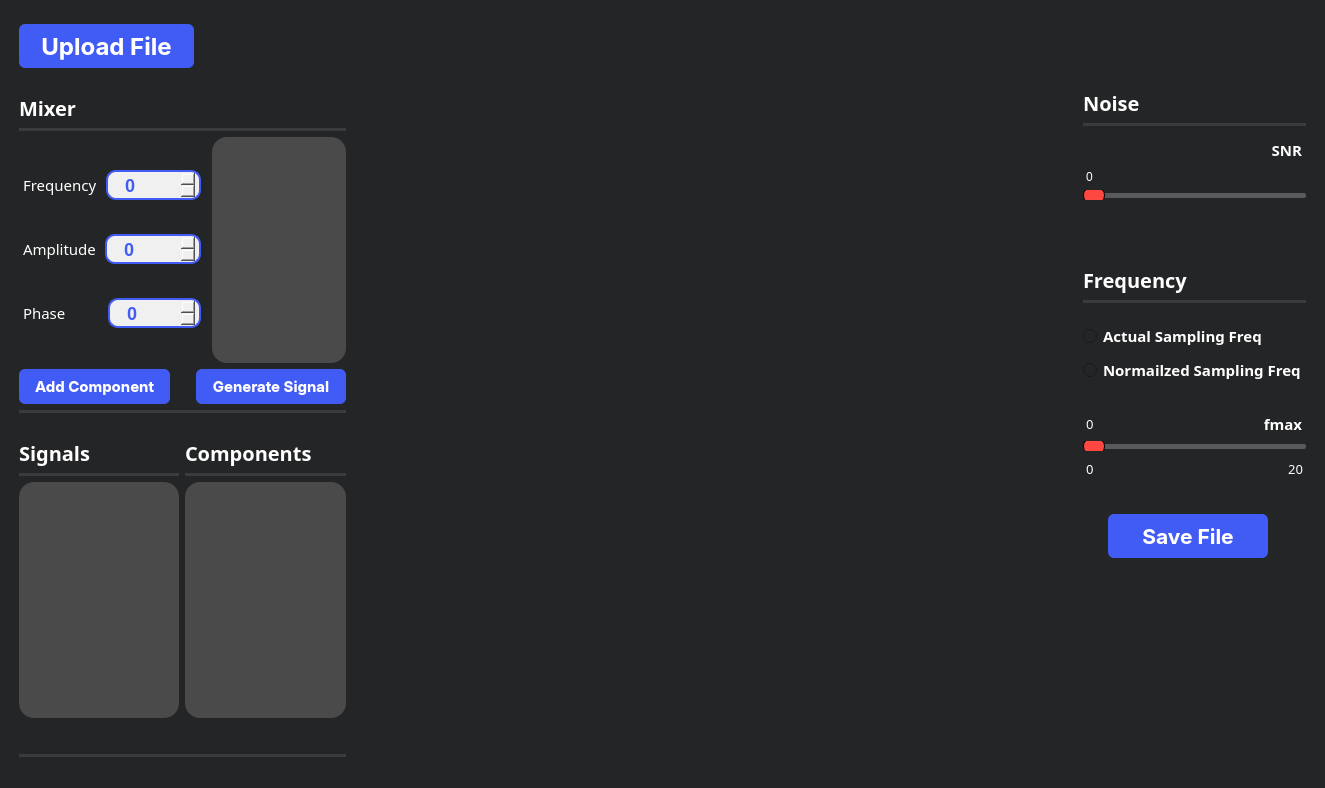
<?xml version="1.0" encoding="UTF-8"?>
<ui version="4.0">
 <class>MainWindow</class>
 <widget class="QMainWindow" name="MainWindow">
  <property name="geometry">
   <rect>
    <x>0</x>
    <y>0</y>
    <width>1325</width>
    <height>788</height>
   </rect>
  </property>
  <property name="windowTitle">
   <string>MainWindow</string>
  </property>
  <property name="styleSheet">
   <string notr="true">background-color: #242526;</string>
  </property>
  <widget class="QWidget" name="centralwidget">
   <layout class="QGridLayout" name="gridLayout">
    <item row="0" column="0">
     <layout class="QHBoxLayout" name="horizontalLayout_9" stretch="2,0,4,0,0">
      <item>
       <layout class="QVBoxLayout" name="verticalLayout_5">
        <property name="leftMargin">
         <number>10</number>
        </property>
        <property name="topMargin">
         <number>15</number>
        </property>
        <property name="rightMargin">
         <number>0</number>
        </property>
        <item>
         <widget class="QPushButton" name="uploadButton">
          <property name="sizePolicy">
           <sizepolicy hsizetype="Maximum" vsizetype="Fixed">
            <horstretch>0</horstretch>
            <verstretch>0</verstretch>
           </sizepolicy>
          </property>
          <property name="font">
           <font>
            <family>-apple-system</family>
            <pointsize>18</pointsize>
            <bold>true</bold>
           </font>
          </property>
          <property name="styleSheet">
           <string notr="true">QPushButton{
  appearance: button;
  backface-visibility: hidden;
  background-color: #405cf5;
  border-radius: 6px;
  border-width: 0;
  box-shadow: rgba(50, 50, 93, .1) 0 0 0 1px inset,rgba(50, 50, 93, .1) 0 2px 5px 0,rgba(0, 0, 0, .07) 0 1px 1px 0;
  box-sizing: border-box;
  color: #fff;
  cursor: pointer;
  font-family: -apple-system,system-ui,&quot;Segoe UI&quot;,Roboto,&quot;Helvetica Neue&quot;,Ubuntu,sans-serif;
  font-size: 100%;
  height: 44px;
  line-height: 1.15;

  outline: none;
  overflow: hidden;
  padding: 0 10px;
  position: relative;
  text-align: center;
  text-transform: none;
  transform: translateZ(0);
  transition: all .2s,box-shadow .08s ease-in;
  touch-action: manipulation;
  width:155px;
}
QPushButton:hover{
background-color: #283999;
}
QPushButton:pressed{
background-color: #1c2973;
}
</string>
          </property>
          <property name="text">
           <string>Upload File</string>
          </property>
          <property name="icon">
           <iconset resource="resources.qrc">
            <normaloff>:/Icons/Icons/upload-square-svgrepo-com.png</normaloff>:/Icons/Icons/upload-square-svgrepo-com.png</iconset>
          </property>
          <property name="iconSize">
           <size>
            <width>25</width>
            <height>25</height>
           </size>
          </property>
         </widget>
        </item>
        <item>
         <spacer name="verticalSpacer_7">
          <property name="orientation">
           <enum>Qt::Vertical</enum>
          </property>
          <property name="sizeType">
           <enum>QSizePolicy::Maximum</enum>
          </property>
          <property name="sizeHint" stdset="0">
           <size>
            <width>20</width>
            <height>20</height>
           </size>
          </property>
         </spacer>
        </item>
        <item>
         <layout class="QVBoxLayout" name="verticalLayout_2">
          <item>
           <widget class="QLabel" name="mixer">
            <property name="font">
             <font>
              <family>Overpass Black</family>
              <pointsize>-1</pointsize>
              <bold>true</bold>
             </font>
            </property>
            <property name="styleSheet">
             <string notr="true">color:white;
font-size:20px;
margin: 0 0 ;</string>
            </property>
            <property name="text">
             <string>Mixer</string>
            </property>
           </widget>
          </item>
          <item>
           <widget class="Line" name="line_11">
            <property name="styleSheet">
             <string notr="true">/* Line style */

  /* Set the width of the line */
  width: 20px;

  /* Set the height of the line */
  height: 5px;

  /* Set the background color of the line */
  background-color: #3a3b3c;

  /* Set the border of the line */
  border: 10px;

  /* Set the border radius of the line */
  border-radius:5px;

	margin: 0 0 0px 0;



</string>
            </property>
            <property name="orientation">
             <enum>Qt::Horizontal</enum>
            </property>
           </widget>
          </item>
          <item>
           <layout class="QHBoxLayout" name="horizontalLayout_8" stretch="2,2">
            <property name="rightMargin">
             <number>0</number>
            </property>
            <item>
             <layout class="QVBoxLayout" name="verticalLayout" stretch="0,0,0">
              <property name="spacing">
               <number>0</number>
              </property>
              <item>
               <layout class="QHBoxLayout" name="horizontalLayout" stretch="0,0">
                <item>
                 <widget class="QLabel" name="Frequency">
                  <property name="sizePolicy">
                   <sizepolicy hsizetype="Maximum" vsizetype="Maximum">
                    <horstretch>0</horstretch>
                    <verstretch>0</verstretch>
                   </sizepolicy>
                  </property>
                  <property name="font">
                   <font>
                    <family>Overpass SemiBold</family>
                    <pointsize>11</pointsize>
                    <bold>false</bold>
                    <kerning>true</kerning>
                   </font>
                  </property>
                  <property name="styleSheet">
                   <string notr="true">color:white;
font-weight:10000px;
margin: 5px 0 ;</string>
                  </property>
                  <property name="text">
                   <string>Frequency</string>
                  </property>
                 </widget>
                </item>
                <item>
                 <widget class="QSpinBox" name="freqSpinBox">
                  <property name="enabled">
                   <bool>true</bool>
                  </property>
                  <property name="styleSheet">
                   <string notr="true">/* QSpinBox */
QSpinBox {
    background-color: #f0f0f0; /* Light background color */
    color: #405cf5; /* Dark text color */
    border: 2px solid #405cf5; /* Add a border for a modern look */
    border-radius: 10px; /* Slightly rounder corners */
    padding: 3px 8px; /* Increase padding for spacing */
	padding-left: 15px;
	margin: 0 5px;
    font-weight: bold;
    font-size: 18px; /* Adjust font size */
    text-align: center;
	height:20px; 
width: 50px;
}

/* QSpinBox Up Button (on the right) */
QSpinBox::up-button {
	
	image: url(Icons/plus-circle.png);
    border-radius: 50%; /* Round button corners */
    width: 25px;
    height: 25px;
    subcontrol-position: right; /* Place the up-button on the right */
}

/* QSpinBox Down Button (on the left) */
QSpinBox::down-button {
	
	image: url(Icons/minus-circle.png);
    border-radius: 5px; /* Round button corners */
    width: 25px;
    height: 25px;
    subcontrol-position: left; /* Place the down-button on the left */
}

QSpinBox::up-button:hover, QSpinBox::down-button:hover {
    background-color: #9fadfa; /* Change button color on hover */
	 border-radius: 10px;
}
</string>
                  </property>
                 </widget>
                </item>
               </layout>
              </item>
              <item>
               <layout class="QHBoxLayout" name="horizontalLayout_6">
                <item>
                 <widget class="QLabel" name="Amplitude">
                  <property name="sizePolicy">
                   <sizepolicy hsizetype="Maximum" vsizetype="Maximum">
                    <horstretch>0</horstretch>
                    <verstretch>0</verstretch>
                   </sizepolicy>
                  </property>
                  <property name="font">
                   <font>
                    <family>Overpass SemiBold</family>
                    <pointsize>11</pointsize>
                    <bold>false</bold>
                   </font>
                  </property>
                  <property name="styleSheet">
                   <string notr="true">color:white;
font-weight:10000px;
margin: 5px 0 ;</string>
                  </property>
                  <property name="text">
                   <string>Amplitude</string>
                  </property>
                 </widget>
                </item>
                <item>
                 <widget class="QSpinBox" name="ampSpinBox">
                  <property name="enabled">
                   <bool>true</bool>
                  </property>
                  <property name="styleSheet">
                   <string notr="true">/* QSpinBox */
QSpinBox {
    background-color: #f0f0f0; /* Light background color */
    color: #405cf5; /* Dark text color */
    border: 2px solid #405cf5; /* Add a border for a modern look */
    border-radius: 10px; /* Slightly rounder corners */
    padding: 3px 8px; /* Increase padding for spacing */
	padding-left: 15px;
	margin: 0 5px;
    font-weight: bold;
    font-size: 18px; /* Adjust font size */
    text-align: center;
	height:20px; 
width: 50px;
}

/* QSpinBox Up Button (on the right) */
QSpinBox::up-button {
	
	image: url(Icons/plus-circle.png);
    border-radius: 50%; /* Round button corners */
    width: 25px;
    height: 25px;
    subcontrol-position: right; /* Place the up-button on the right */
}

/* QSpinBox Down Button (on the left) */
QSpinBox::down-button {
	
	image: url(Icons/minus-circle.png);
    border-radius: 5px; /* Round button corners */
    width: 25px;
    height: 25px;
    subcontrol-position: left; /* Place the down-button on the left */
}

QSpinBox::up-button:hover, QSpinBox::down-button:hover {
    background-color: #9fadfa; /* Change button color on hover */
	 border-radius: 10px;
}
</string>
                  </property>
                 </widget>
                </item>
               </layout>
              </item>
              <item>
               <layout class="QHBoxLayout" name="horizontalLayout_7">
                <property name="spacing">
                 <number>33</number>
                </property>
                <item>
                 <widget class="QLabel" name="Phase">
                  <property name="sizePolicy">
                   <sizepolicy hsizetype="Maximum" vsizetype="Maximum">
                    <horstretch>0</horstretch>
                    <verstretch>0</verstretch>
                   </sizepolicy>
                  </property>
                  <property name="font">
                   <font>
                    <family>Overpass SemiBold</family>
                    <pointsize>11</pointsize>
                    <bold>false</bold>
                   </font>
                  </property>
                  <property name="styleSheet">
                   <string notr="true">color:white;
font-weight:10000px;
margin: 5px 0 ;</string>
                  </property>
                  <property name="text">
                   <string>Phase</string>
                  </property>
                 </widget>
                </item>
                <item>
                 <widget class="QSpinBox" name="phaseSpinBox">
                  <property name="enabled">
                   <bool>true</bool>
                  </property>
                  <property name="styleSheet">
                   <string notr="true">/* QSpinBox */
QSpinBox {
    background-color: #f0f0f0; /* Light background color */
    color: #405cf5; /* Dark text color */
    border: 2px solid #405cf5; /* Add a border for a modern look */
    border-radius: 10px; /* Slightly rounder corners */
    padding: 3px 8px; /* Increase padding for spacing */
	padding-left: 15px;
	margin: 0 5px;
    font-weight: bold;
    font-size: 18px; /* Adjust font size */
    text-align: center;
	height:20px; 
width: 50px;
}

/* QSpinBox Up Button (on the right) */
QSpinBox::up-button {
	
	image: url(Icons/plus-circle.png);
    border-radius: 50%; /* Round button corners */
    width: 25px;
    height: 25px;
    subcontrol-position: right; /* Place the up-button on the right */
}

/* QSpinBox Down Button (on the left) */
QSpinBox::down-button {
	
	image: url(Icons/minus-circle.png);
    border-radius: 5px; /* Round button corners */
    width: 25px;
    height: 25px;
    subcontrol-position: left; /* Place the down-button on the left */
}

QSpinBox::up-button:hover, QSpinBox::down-button:hover {
    background-color: #9fadfa; /* Change button color on hover */
	 border-radius: 10px;
}
</string>
                  </property>
                 </widget>
                </item>
               </layout>
              </item>
             </layout>
            </item>
            <item>
             <widget class="QListWidget" name="attrList">
              <property name="styleSheet">
               <string notr="true">QListWidget {
    background-color: #4a4a4a; /* Background color of the list widget */
    /*border: 1px solid #c0c0c0; /* Border color and width */
    padding: 5px; /* Padding around the list items */
	border-radius: 15px;
}

QListWidget::item {
    background-color: #4a4a4a; /* Background color of each list item */
    padding: 5px; /* Padding inside each list item */
    border-bottom: 1px solid #c0c0c0; /* Separator between list items */
    border-radius: 15px; /* Border radius for rounded corners */
	color: #ffffff;
}


QListWidget::item:selected {
    background-color: #3399ff; /* Background color of selected item */
    color: #ffffff; /* Text color of selected item */
}

QListWidget::item:hover {
    background-color: #e0e0e0; /* Background color when hovering over an item */
}
</string>
              </property>
             </widget>
            </item>
           </layout>
          </item>
          <item>
           <layout class="QHBoxLayout" name="horizontalLayout_2">
            <item>
             <widget class="QPushButton" name="addComponent">
              <property name="font">
               <font>
                <family>-apple-system</family>
                <pointsize>11</pointsize>
                <bold>true</bold>
               </font>
              </property>
              <property name="styleSheet">
               <string notr="true">QPushButton{
  appearance: button;
  backface-visibility: hidden;
  background-color: #405cf5;
  border-radius: 6px;
  border-width: 0;
  box-shadow: rgba(50, 50, 93, .1) 0 0 0 1px inset,rgba(50, 50, 93, .1) 0 2px 5px 0,rgba(0, 0, 0, .07) 0 1px 1px 0;
  box-sizing: border-box;
  color: #fff;
  cursor: pointer;
  font-family: -apple-system,system-ui,&quot;Segoe UI&quot;,Roboto,&quot;Helvetica Neue&quot;,Ubuntu,sans-serif;
  font-size: 100%;
  height: 35px;
  line-height: 1.15;

  outline: none;
  overflow: hidden;
  padding: 0 5px;
  position: relative;
  text-align: center;
  text-transform: none;
  transform: translateZ(0);
  transition: all .2s,box-shadow .08s ease-in;
  touch-action: manipulation;
  width:100px;
}
QPushButton:hover{
background-color: #283999;
}
QPushButton:pressed{
background-color: #1c2973;
}
</string>
              </property>
              <property name="text">
               <string>Add Component</string>
              </property>
             </widget>
            </item>
            <item>
             <spacer name="horizontalSpacer_3">
              <property name="orientation">
               <enum>Qt::Horizontal</enum>
              </property>
              <property name="sizeType">
               <enum>QSizePolicy::Maximum</enum>
              </property>
              <property name="sizeHint" stdset="0">
               <size>
                <width>20</width>
                <height>22</height>
               </size>
              </property>
             </spacer>
            </item>
            <item>
             <widget class="QPushButton" name="GenerateButton">
              <property name="font">
               <font>
                <family>-apple-system</family>
                <pointsize>11</pointsize>
                <bold>true</bold>
               </font>
              </property>
              <property name="styleSheet">
               <string notr="true">QPushButton{
  appearance: button;
  backface-visibility: hidden;
  background-color: #405cf5;
  border-radius: 6px;
  border-width: 0;
  box-shadow: rgba(50, 50, 93, .1) 0 0 0 1px inset,rgba(50, 50, 93, .1) 0 2px 5px 0,rgba(0, 0, 0, .07) 0 1px 1px 0;
  box-sizing: border-box;
  color: #fff;
  cursor: pointer;
  font-family: -apple-system,system-ui,&quot;Segoe UI&quot;,Roboto,&quot;Helvetica Neue&quot;,Ubuntu,sans-serif;
  font-size: 100%;
  height: 35px;
  line-height: 1.15;

  outline: none;
  overflow: hidden;
  padding: 0 5px;
  position: relative;
  text-align: center;
  text-transform: none;
  transform: translateZ(0);
  transition: all .2s,box-shadow .08s ease-in;
  touch-action: manipulation;
  width:100px;
}
QPushButton:hover{
background-color: #283999;
}
QPushButton:pressed{
background-color: #1c2973;
}
</string>
              </property>
              <property name="text">
               <string>Generate Signal</string>
              </property>
             </widget>
            </item>
           </layout>
          </item>
         </layout>
        </item>
        <item>
         <widget class="Line" name="line_7">
          <property name="styleSheet">
           <string notr="true">/* Line style */

  /* Set the width of the line */
  width: 20px;

  /* Set the height of the line */
  height: 5px;

  /* Set the background color of the line */
  background-color: #3a3b3c;

  /* Set the border of the line */
  border: 10px;

  /* Set the border radius of the line */
  border-radius:5px;



</string>
          </property>
          <property name="orientation">
           <enum>Qt::Horizontal</enum>
          </property>
         </widget>
        </item>
        <item>
         <spacer name="verticalSpacer_9">
          <property name="orientation">
           <enum>Qt::Vertical</enum>
          </property>
          <property name="sizeType">
           <enum>QSizePolicy::Maximum</enum>
          </property>
          <property name="sizeHint" stdset="0">
           <size>
            <width>20</width>
            <height>20</height>
           </size>
          </property>
         </spacer>
        </item>
        <item>
         <layout class="QHBoxLayout" name="horizontalLayout_3">
          <item>
           <layout class="QVBoxLayout" name="verticalLayout_7">
            <item>
             <widget class="QLabel" name="Signals">
              <property name="font">
               <font>
                <family>Overpass Black</family>
                <pointsize>-1</pointsize>
                <bold>true</bold>
               </font>
              </property>
              <property name="styleSheet">
               <string notr="true">color:white;
font-size:20px;
margin: 0 0 ;</string>
              </property>
              <property name="text">
               <string>Signals</string>
              </property>
             </widget>
            </item>
            <item>
             <widget class="Line" name="line_12">
              <property name="styleSheet">
               <string notr="true">/* Line style */

  /* Set the width of the line */
  width: 20px;

  /* Set the height of the line */
  height: 5px;

  /* Set the background color of the line */
  background-color: #3a3b3c;

  /* Set the border of the line */
  border: 10px;

  /* Set the border radius of the line */
  border-radius:5px;

	margin: 0 0 0px 0;



</string>
              </property>
              <property name="orientation">
               <enum>Qt::Horizontal</enum>
              </property>
             </widget>
            </item>
            <item>
             <widget class="QListWidget" name="signalsList">
              <property name="styleSheet">
               <string notr="true">QListWidget {
    background-color: #4a4a4a; /* Background color of the list widget */
    /*border: 1px solid #c0c0c0; /* Border color and width */
    padding: 5px; /* Padding around the list items */
	border-radius: 15px;
}

QListWidget::item {
    background-color: #4a4a4a; /* Background color of each list item */
    padding: 5px; /* Padding inside each list item */
    border-bottom: 1px solid #c0c0c0; /* Separator between list items */
    border-radius: 15px; /* Border radius for rounded corners */
	color: #ffffff;
}


QListWidget::item:selected {
    background-color: #3399ff; /* Background color of selected item */
    color: #ffffff; /* Text color of selected item */
}

QListWidget::item:hover {
    background-color: #e0e0e0; /* Background color when hovering over an item */
}
</string>
              </property>
             </widget>
            </item>
            <item>
             <spacer name="verticalSpacer_8">
              <property name="orientation">
               <enum>Qt::Vertical</enum>
              </property>
              <property name="sizeType">
               <enum>QSizePolicy::Maximum</enum>
              </property>
              <property name="sizeHint" stdset="0">
               <size>
                <width>20</width>
                <height>30</height>
               </size>
              </property>
             </spacer>
            </item>
           </layout>
          </item>
          <item>
           <layout class="QVBoxLayout" name="verticalLayout_8">
            <item>
             <widget class="QLabel" name="Components">
              <property name="font">
               <font>
                <family>Overpass Black</family>
                <pointsize>-1</pointsize>
                <bold>true</bold>
               </font>
              </property>
              <property name="styleSheet">
               <string notr="true">color:white;
font-size:20px;
margin: 0 0 ;</string>
              </property>
              <property name="text">
               <string>Components</string>
              </property>
             </widget>
            </item>
            <item>
             <widget class="Line" name="line_15">
              <property name="styleSheet">
               <string notr="true">/* Line style */

  /* Set the width of the line */
  width: 20px;

  /* Set the height of the line */
  height: 5px;

  /* Set the background color of the line */
  background-color: #3a3b3c;

  /* Set the border of the line */
  border: 10px;

  /* Set the border radius of the line */
  border-radius:5px;

	margin: 0 0 0px 0;



</string>
              </property>
              <property name="orientation">
               <enum>Qt::Horizontal</enum>
              </property>
             </widget>
            </item>
            <item>
             <widget class="QListWidget" name="componList">
              <property name="styleSheet">
               <string notr="true">QListWidget {
    background-color: #4a4a4a; /* Background color of the list widget */
    /*border: 1px solid #c0c0c0; /* Border color and width */
    padding: 5px; /* Padding around the list items */
	border-radius: 15px;
}

QListWidget::item {
    background-color: #4a4a4a; /* Background color of each list item */
    padding: 5px; /* Padding inside each list item */
    border-bottom: 1px solid #c0c0c0; /* Separator between list items */
    border-radius: 15px; /* Border radius for rounded corners */
	color: #ffffff;
}


QListWidget::item:selected {
    background-color: #3399ff; /* Background color of selected item */
    color: #ffffff; /* Text color of selected item */
}

QListWidget::item:hover {
    background-color: #e0e0e0; /* Background color when hovering over an item */
}
</string>
              </property>
             </widget>
            </item>
            <item>
             <spacer name="verticalSpacer_10">
              <property name="orientation">
               <enum>Qt::Vertical</enum>
              </property>
              <property name="sizeType">
               <enum>QSizePolicy::Maximum</enum>
              </property>
              <property name="sizeHint" stdset="0">
               <size>
                <width>20</width>
                <height>30</height>
               </size>
              </property>
             </spacer>
            </item>
           </layout>
          </item>
         </layout>
        </item>
        <item>
         <layout class="QVBoxLayout" name="verticalLayout_4">
          <property name="spacing">
           <number>4</number>
          </property>
          <item>
           <layout class="QHBoxLayout" name="horizontalLayout_4"/>
          </item>
         </layout>
        </item>
        <item>
         <widget class="Line" name="line_8">
          <property name="styleSheet">
           <string notr="true">/* Line style */

  /* Set the width of the line */
  width: 20px;

  /* Set the height of the line */
  height: 5px;

  /* Set the background color of the line */
  background-color: #3a3b3c;

  /* Set the border of the line */
  border: 10px;

  /* Set the border radius of the line */
  border-radius:5px;



</string>
          </property>
          <property name="orientation">
           <enum>Qt::Horizontal</enum>
          </property>
         </widget>
        </item>
       </layout>
      </item>
      <item>
       <spacer name="horizontalSpacer">
        <property name="orientation">
         <enum>Qt::Horizontal</enum>
        </property>
        <property name="sizeHint" stdset="0">
         <size>
          <width>25</width>
          <height>20</height>
         </size>
        </property>
       </spacer>
      </item>
      <item>
       <layout class="QVBoxLayout" name="verticalLayout_6">
        <property name="leftMargin">
         <number>0</number>
        </property>
        <property name="topMargin">
         <number>10</number>
        </property>
        <item>
         <widget class="PlotWidget" name="graph1" native="true"/>
        </item>
        <item>
         <widget class="PlotWidget" name="graph2" native="true"/>
        </item>
        <item>
         <widget class="PlotWidget" name="graph3" native="true"/>
        </item>
       </layout>
      </item>
      <item>
       <spacer name="horizontalSpacer_2">
        <property name="orientation">
         <enum>Qt::Horizontal</enum>
        </property>
        <property name="sizeHint" stdset="0">
         <size>
          <width>25</width>
          <height>20</height>
         </size>
        </property>
       </spacer>
      </item>
      <item>
       <layout class="QVBoxLayout" name="verticalLayout_13">
        <property name="rightMargin">
         <number>10</number>
        </property>
        <item>
         <spacer name="verticalSpacer_2">
          <property name="orientation">
           <enum>Qt::Vertical</enum>
          </property>
          <property name="sizeType">
           <enum>QSizePolicy::Maximum</enum>
          </property>
          <property name="sizeHint" stdset="0">
           <size>
            <width>20</width>
            <height>80</height>
           </size>
          </property>
         </spacer>
        </item>
        <item>
         <widget class="QLabel" name="Noise">
          <property name="font">
           <font>
            <family>Overpass Black</family>
            <pointsize>-1</pointsize>
            <bold>true</bold>
           </font>
          </property>
          <property name="styleSheet">
           <string notr="true">color:white;
font-size:20px;
margin: 0 0 ;</string>
          </property>
          <property name="text">
           <string>Noise</string>
          </property>
         </widget>
        </item>
        <item>
         <widget class="Line" name="line_10">
          <property name="styleSheet">
           <string notr="true">/* Line style */

  /* Set the width of the line */
  width: 20px;

  /* Set the height of the line */
  height: 5px;

  /* Set the background color of the line */
  background-color: #3a3b3c;

  /* Set the border of the line */
  border: 10px;

  /* Set the border radius of the line */
  border-radius:5px;

	margin: 0 0 0px 0;



</string>
          </property>
          <property name="orientation">
           <enum>Qt::Horizontal</enum>
          </property>
         </widget>
        </item>
        <item>
         <layout class="QVBoxLayout" name="verticalLayout_12">
          <item>
           <widget class="QLabel" name="SNR">
            <property name="font">
             <font>
              <family>Overpass SemiBold</family>
              <pointsize>11</pointsize>
              <bold>true</bold>
             </font>
            </property>
            <property name="styleSheet">
             <string notr="true">color:white;
font-weight:10000px;
margin-top: 7px;</string>
            </property>
            <property name="text">
             <string>SNR</string>
            </property>
            <property name="alignment">
             <set>Qt::AlignRight|Qt::AlignTrailing|Qt::AlignVCenter</set>
            </property>
           </widget>
          </item>
          <item>
           <widget class="QLabel" name="snrLabel">
            <property name="styleSheet">
             <string notr="true">color:white;
margin-top: 3px;
</string>
            </property>
            <property name="text">
             <string>0</string>
            </property>
           </widget>
          </item>
          <item>
           <widget class="QSlider" name="noiseSlider">
            <property name="styleSheet">
             <string notr="true">/* Style for the QSlider */

/* Background of the slider track */
QSlider {
background-color: transparent;
height: 10px; /* Set the height of the track */

}

/* Style for the groove (track) */
QSlider::groove {
background: #595a5c; /* Color of the track */
border: 0px solid #999; /* Border of the track */
height: 5px; /* Set the height of the track */
border-radius: 2px; /* Round the corners of the track */
}

/* Style for the slider handle (thumb) */
QSlider::handle {
background: #FF4742; /* Color of the handle */
border: 1px solid ; /* Border of the handle */
width: 20px; /* Width of the handle */
height: 30px; /* Height of the handle */
margin: -5px 0; /* Negative margin to center the handle vertically */
border-radius: 7px; /* Round the corners of the handle to make it into a circle */
}

/* Style for the slider handle when pressed */
QSlider::handle:pressed {
background: #992a27; /* Color of the handle when pressed */
border: 1px solid #3498db; /* Border of the handle when pressed */
}</string>
            </property>
            <property name="orientation">
             <enum>Qt::Horizontal</enum>
            </property>
           </widget>
          </item>
         </layout>
        </item>
        <item>
         <spacer name="verticalSpacer_5">
          <property name="orientation">
           <enum>Qt::Vertical</enum>
          </property>
          <property name="sizeType">
           <enum>QSizePolicy::Maximum</enum>
          </property>
          <property name="sizeHint" stdset="0">
           <size>
            <width>20</width>
            <height>60</height>
           </size>
          </property>
         </spacer>
        </item>
        <item>
         <widget class="QLabel" name="Frequency_2">
          <property name="font">
           <font>
            <family>Overpass Black</family>
            <pointsize>-1</pointsize>
            <bold>true</bold>
           </font>
          </property>
          <property name="styleSheet">
           <string notr="true">color:white;
font-size:20px;
margin: 0 0 ;</string>
          </property>
          <property name="text">
           <string>Frequency</string>
          </property>
         </widget>
        </item>
        <item>
         <widget class="Line" name="line_9">
          <property name="styleSheet">
           <string notr="true">/* Line style */

  /* Set the width of the line */
  width: 20px;

  /* Set the height of the line */
  height: 5px;

  /* Set the background color of the line */
  background-color: #3a3b3c;

  /* Set the border of the line */
  border: 10px;

  /* Set the border radius of the line */
  border-radius:5px;

	margin: 0 0 0px 0;



</string>
          </property>
          <property name="orientation">
           <enum>Qt::Horizontal</enum>
          </property>
         </widget>
        </item>
        <item>
         <spacer name="verticalSpacer_11">
          <property name="orientation">
           <enum>Qt::Vertical</enum>
          </property>
          <property name="sizeType">
           <enum>QSizePolicy::Maximum</enum>
          </property>
          <property name="sizeHint" stdset="0">
           <size>
            <width>20</width>
            <height>13</height>
           </size>
          </property>
         </spacer>
        </item>
        <item>
         <layout class="QVBoxLayout" name="verticalLayout_11">
          <item>
           <widget class="QRadioButton" name="actualRadio">
            <property name="font">
             <font>
              <family>Overpass SemiBold</family>
              <pointsize>11</pointsize>
              <bold>true</bold>
             </font>
            </property>
            <property name="styleSheet">
             <string notr="true">color:white;
font-weight:10000px;</string>
            </property>
            <property name="text">
             <string>Actual Sampling Freq</string>
            </property>
           </widget>
          </item>
          <item>
           <widget class="QRadioButton" name="normalRadio">
            <property name="font">
             <font>
              <family>Overpass SemiBold</family>
              <pointsize>11</pointsize>
              <bold>true</bold>
             </font>
            </property>
            <property name="styleSheet">
             <string notr="true">color:white;
font-weight:10000px;</string>
            </property>
            <property name="text">
             <string>Normailzed Sampling Freq</string>
            </property>
           </widget>
          </item>
          <item>
           <spacer name="verticalSpacer_6">
            <property name="orientation">
             <enum>Qt::Vertical</enum>
            </property>
            <property name="sizeType">
             <enum>QSizePolicy::Maximum</enum>
            </property>
            <property name="sizeHint" stdset="0">
             <size>
              <width>20</width>
              <height>20</height>
             </size>
            </property>
           </spacer>
          </item>
          <item>
           <layout class="QHBoxLayout" name="horizontalLayout_10">
            <item>
             <widget class="QLabel" name="indicatLabel">
              <property name="font">
               <font>
                <family>Overpass Medium</family>
                <pointsize>10</pointsize>
               </font>
              </property>
              <property name="styleSheet">
               <string notr="true">color:white;
margin-top: 3px;</string>
              </property>
              <property name="text">
               <string>0</string>
              </property>
             </widget>
            </item>
            <item>
             <widget class="QLabel" name="fmaxLabel">
              <property name="font">
               <font>
                <family>Overpass SemiBold</family>
                <pointsize>11</pointsize>
                <bold>true</bold>
               </font>
              </property>
              <property name="styleSheet">
               <string notr="true">color:white;
font-weight:10000px;
margin-top: 3px;</string>
              </property>
              <property name="text">
               <string>fmax</string>
              </property>
              <property name="alignment">
               <set>Qt::AlignRight|Qt::AlignTrailing|Qt::AlignVCenter</set>
              </property>
             </widget>
            </item>
           </layout>
          </item>
          <item>
           <layout class="QVBoxLayout" name="verticalLayout_10">
            <item>
             <layout class="QVBoxLayout" name="verticalLayout_9">
              <item>
               <widget class="QSlider" name="sampleSlider">
                <property name="styleSheet">
                 <string notr="true">/* Style for the QSlider */

/* Background of the slider track */
QSlider {
background-color: transparent;
height: 10px; /* Set the height of the track */
margin:0 0;
}

/* Style for the groove (track) */
QSlider::groove {
background: #595a5c; /* Color of the track */
border: 0px solid #999; /* Border of the track */
height: 5px; /* Set the height of the track */
border-radius: 2px; /* Round the corners of the track */
margin:0 0;
}

/* Style for the slider handle (thumb) */
QSlider::handle {
background: #FF4742; /* Color of the handle */
border: 1px solid ; /* Border of the handle */
width: 20px; /* Width of the handle */
height: 30px; /* Height of the handle */
margin: -5px 0; /* Negative margin to center the handle vertically */
border-radius: 7px; /* Round the corners of the handle to make it into a circle */
}

/* Style for the slider handle when pressed */
QSlider::handle:pressed {
background: #992a27; /* Color of the handle when pressed */
border: 1px solid #3498db; /* Border of the handle when pressed */
}</string>
                </property>
                <property name="orientation">
                 <enum>Qt::Horizontal</enum>
                </property>
               </widget>
              </item>
              <item>
               <layout class="QHBoxLayout" name="horizontalLayout_5">
                <item alignment="Qt::AlignLeft">
                 <widget class="QLabel" name="startLabel">
                  <property name="font">
                   <font>
                    <family>Overpass Medium</family>
                    <pointsize>10</pointsize>
                   </font>
                  </property>
                  <property name="styleSheet">
                   <string notr="true">color:white;
margin-top: 3px;</string>
                  </property>
                  <property name="text">
                   <string>0</string>
                  </property>
                 </widget>
                </item>
                <item alignment="Qt::AlignRight">
                 <widget class="QLabel" name="endLabel">
                  <property name="font">
                   <font>
                    <family>Overpass Medium</family>
                    <pointsize>10</pointsize>
                   </font>
                  </property>
                  <property name="styleSheet">
                   <string notr="true">color:white;
margin-top: 3px;</string>
                  </property>
                  <property name="text">
                   <string>20</string>
                  </property>
                  <property name="alignment">
                   <set>Qt::AlignRight|Qt::AlignTrailing|Qt::AlignVCenter</set>
                  </property>
                 </widget>
                </item>
               </layout>
              </item>
             </layout>
            </item>
            <item>
             <spacer name="verticalSpacer_4">
              <property name="orientation">
               <enum>Qt::Vertical</enum>
              </property>
              <property name="sizeType">
               <enum>QSizePolicy::Maximum</enum>
              </property>
              <property name="sizeHint" stdset="0">
               <size>
                <width>20</width>
                <height>30</height>
               </size>
              </property>
             </spacer>
            </item>
           </layout>
          </item>
         </layout>
        </item>
        <item>
         <widget class="QPushButton" name="downloadButton">
          <property name="sizePolicy">
           <sizepolicy hsizetype="Maximum" vsizetype="Fixed">
            <horstretch>0</horstretch>
            <verstretch>0</verstretch>
           </sizepolicy>
          </property>
          <property name="font">
           <font>
            <family>-apple-system</family>
            <pointsize>16</pointsize>
            <bold>true</bold>
           </font>
          </property>
          <property name="layoutDirection">
           <enum>Qt::LeftToRight</enum>
          </property>
          <property name="styleSheet">
           <string notr="true">QPushButton{
  appearance: button;
  backface-visibility: hidden;
  background-color: #405cf5;
  border-radius: 6px;
  border-width: 0;
  box-shadow: rgba(50, 50, 93, .1) 0 0 0 1px inset,rgba(50, 50, 93, .1) 0 2px 5px 0,rgba(0, 0, 0, .07) 0 1px 1px 0;
  box-sizing: border-box;
  color: #fff;
  cursor: pointer;
  font-family: -apple-system,system-ui,&quot;Segoe UI&quot;,Roboto,&quot;Helvetica Neue&quot;,Ubuntu,sans-serif;
  font-size: 100%;
  height: 44px;
  line-height: 1.15;
  margin: 0 0 0 25px;
  outline: none;
  overflow: hidden;
  padding: 0 10px;
  position: relative;
  text-align: center;
  text-transform: none;
  transform: translateZ(0);
  transition: all .2s,box-shadow .08s ease-in;
  touch-action: manipulation;
  width:140px;
}
QPushButton:hover{
background-color: #283999;
}
QPushButton:pressed{
background-color: #1c2973;
}
</string>
          </property>
          <property name="text">
           <string>Save File</string>
          </property>
          <property name="icon">
           <iconset resource="resources.qrc">
            <normaloff>:/Icons/Icons/save-svgrepo-com.png</normaloff>:/Icons/Icons/save-svgrepo-com.png</iconset>
          </property>
          <property name="iconSize">
           <size>
            <width>30</width>
            <height>27</height>
           </size>
          </property>
         </widget>
        </item>
        <item>
         <spacer name="verticalSpacer_3">
          <property name="orientation">
           <enum>Qt::Vertical</enum>
          </property>
          <property name="sizeHint" stdset="0">
           <size>
            <width>20</width>
            <height>40</height>
           </size>
          </property>
         </spacer>
        </item>
       </layout>
      </item>
     </layout>
    </item>
   </layout>
  </widget>
  <widget class="QMenuBar" name="menubar">
   <property name="geometry">
    <rect>
     <x>0</x>
     <y>0</y>
     <width>1325</width>
     <height>22</height>
    </rect>
   </property>
  </widget>
  <widget class="QStatusBar" name="statusbar"/>
 </widget>
 <customwidgets>
  <customwidget>
   <class>PlotWidget</class>
   <extends>QWidget</extends>
   <header location="global">pyqtgraph</header>
   <container>1</container>
  </customwidget>
 </customwidgets>
 <resources>
  <include location="resources.qrc"/>
 </resources>
 <connections/>
</ui>
